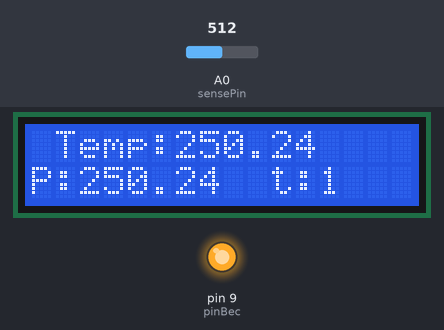
Simulated run of this sketch. Board: Arduino Uno, built with avr-gcc and run on an emulated ATmega328P. Parts: 16×2 character LCD, output pins drawn as LEDs (lit = HIGH). Inputs (shaded band) come from the test bench; at power-on: A0 (sensePin) = 512. What the sketch prints to the serial monitor is not drawn.

Above: at 1.2 s.
1.3 s: A0 (sensePin) set to 79
At 2.5 s:
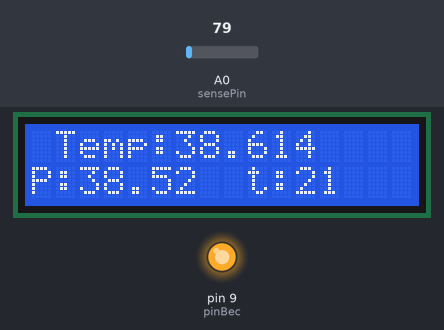
3.6 s: A0 (sensePin) set to 64
At 4.9 s:
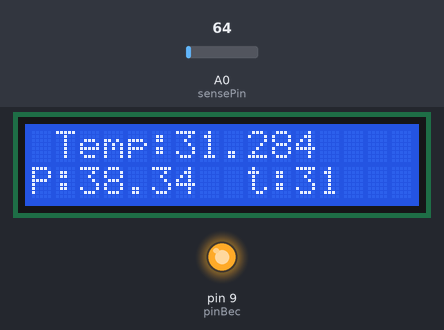
5.7 s: A0 (sensePin) set to 122
At 6.1 s:
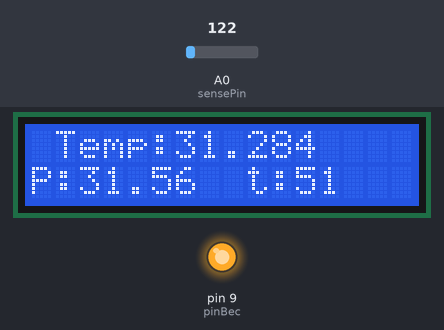
7.7 s: A0 (sensePin) set to 0
At 8.8 s:
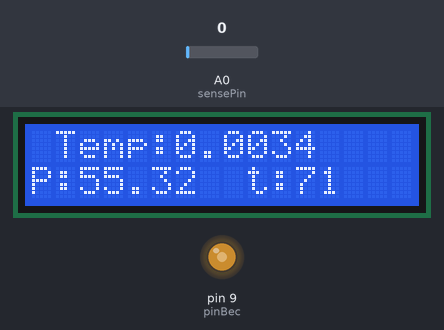
9.8 s: A0 (sensePin) set to 265
At 10.8 s:
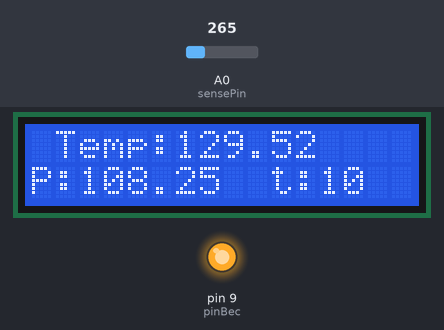
Timing chart, 0 to 12.8 s (numbered marks = the images above; inputs shaded):
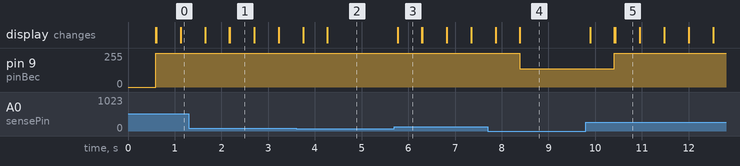

Measured:
- after the input at 5.7 s, the display: changes after 0.08 s (image 3)
- after the input at 7.7 s, pin 9 (pinBec): 255/255 → 136/255 after 0.68 s
- after the input at 9.8 s, pin 9 (pinBec): 136/255 → 255/255 after 0.61 s; the display: first changes after 0.10 s (image 5 shows a later state)
- what the display in image 1 shows lasts 0.5 s, from 2.2 s to 2.7 s

The sketch:

pid_afisare_timp_test.ino
```cpp
#include <LiquidCrystal_PCF8574.h>
#include "Arduino.h"
LiquidCrystal_PCF8574 lcd(0x27);  // set the LCD address to 0x27 for a 16 chars and 2 line display

int pid;

//pinul becului
#define pinBec 9

//declarari pt citire temperaturii de la senzor
int sensePin = A0;    //pin senzor temperatura
int sensorInput;      //val citita de la pin
double volt2;
float temp_citita;    //temperatura citita de la senzor

//declarari pentru functia afisare_timp()
//#define ROOM_TEMP 20
int timp_inc=40;      //timp incalzire
int timp_men=10;      //timp mentinere
int timp_rac=40;      //timp racire
//int temp=50;        //temepratura finala la care dorim sa ajungem
int temp_finala=35;   //ca sa nu asteptam mult pana ajungem la 50 grade, testam cu 35 in schimb
float ROOM_TEMP;      //temperatura citita de la senzor
int  total_seconds;   //timpul de cand am inceput procesul
float  moving_sp;
int racire=0;

//declarari pentru functia PID_Output_Calculate()
float Kp = 20;
float Ki = 0.01;
float Kd = 0.01;
float suma_erori = 0;
float derivativa, eroare_anterioara;
float timp,timp_anterior,dt;

int PID_Output_Calculate(void)
{
  int TSet = moving_sp;        //  --> temepratura la care dorim sa ajungem
  int T_Current = ROOM_TEMP;   //  --> temperatura curenta citita de la senzor
  int eroare;                  //  --> diferenta dintre temperatura dorita si temperatura curenta
  int output;

  eroare = TSet - T_Current;

  timp_anterior=timp;
  timp=millis();
  dt=(timp-timp_anterior)/1000;

  suma_erori = suma_erori + eroare*dt;
  derivativa = (eroare - eroare_anterioara)/dt;

  output =(int)( Kp * eroare + Ki * suma_erori + Kd * derivativa);

  eroare = eroare_anterioara;

  if(output > 255)
  {
    output = 255;
  }
  else if(output < 0)
  {
    output = 0;
  }
  Serial.print(output);
  Serial.print("\n");
  return output;
}


void afisare_timp(void)
{
  int min=0; int sec=0;
  int remaining=0;

  ROOM_TEMP=masurareTemp();
  lcd.setCursor(0,1);
  lcd.print("P:");
  lcd.print(moving_sp);

  double now=millis();
  int total_seconds=now/1000;

  if(total_seconds<=timp_inc)
  {
    Serial.print("Inc: ");
    Serial.print(total_seconds);

    moving_sp = ROOM_TEMP + (temp_finala-ROOM_TEMP)*total_seconds/timp_inc;
    Serial.print("SP: ");
    Serial.println(moving_sp);
  }
  else if ( total_seconds <= (timp_inc + timp_men))
  {
    Serial.print("Men: ");
    Serial.println(total_seconds);
    moving_sp = temp_finala;
  }
  else if ( total_seconds <= (timp_inc + timp_men + timp_rac))
  {
    Serial.print("Rac: ");
    Serial.println(total_seconds);
    racire=1;
    //moving_sp = ROOM_TEMP + (temp_finala - ROOM_TEMP) - (temp_finala - ROOM_TEMP)*total_seconds/(timp_inc + timp_men + timp_rac);
    moving_sp=ROOM_TEMP;  // --> asta pt ca stingem becul si lasam sa se raceasca singur
  }
  else
  {
    Serial.print("oprit: ");
    Serial.println(total_seconds);
  }
  lcd.print("  t:");
  lcd.print(total_seconds);
  delay(500);
}

float masurareTemp()
{
    sensorInput = analogRead(A0);
    volt2=(sensorInput*5000.0)/ 1023.0;
    temp_citita=volt2/10;
    return temp_citita;
}

void setup() {
    pinMode(pinBec, OUTPUT);
    lcd.begin(16, 2);
    lcd.setBacklight(255);
    lcd.clear();
    Serial.begin(9600);
}

void loop() {
       afisare_timp();
       lcd.setCursor(1,0);
       lcd.print("Temp:");
       lcd.print(ROOM_TEMP);
       if(racire==0)   pid=PID_Output_Calculate();
          else pid=255;
       analogWrite(pinBec, 255-pid);
       if(ROOM_TEMP<temp_finala && racire!=1)   //daca inca nu am ajuns la temperatura finala dorita si nici racirea nu o facem
       {
       int wait=1;
       while(wait!=0)       //asteptam pana becul incalzeste suficient cat sa ajungem la temperatura = moving_sp
       {
          delay(100);
          ROOM_TEMP=masurareTemp(); //masuram temp de la senzor la fiecare 0.1 sec
          if(ROOM_TEMP >= moving_sp) wait=0;  //cand am trecut de temp dorita momentan, trecem la urmatorul set point de temp, pana ajungem la cea finala!
       }
       }
       Serial.print("\n");
}
```
